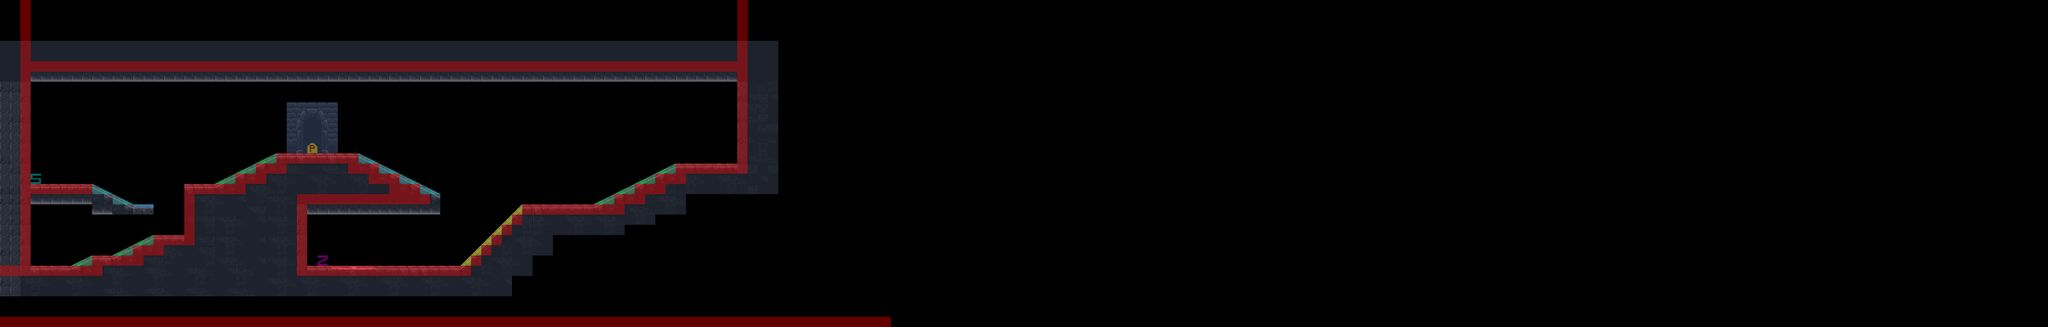

A 2D game scene composited from a Tiled map and its tileset images. What follows is a short description and the map's XML, with each tile layer's data collapsed to a summary:
An orthogonal 200x32 tile map with 16x16 px tiles, 3 tile layers (Background, Ground, Collision), 1 hidden layer not drawn, 4 tilesets.

<map version="1.10" tiledversion="1.11.2" orientation="orthogonal" renderorder="right-down" width="200" height="32" tilewidth="16" tileheight="16" infinite="0" nextlayerid="6" nextobjectid="1">
 <editorsettings>
  <export target="map_level2.json" format="json" />
 </editorsettings>
 <tileset firstgid="1" name="magic-castle-background" tilewidth="16" tileheight="16" tilecount="324" columns="18">
  <image source="../Gothicvania Collection Files/Assets/Environments/Magic Castle/layers/magic-castle-background.png" width="288" height="288" />
 </tileset>
 <tileset firstgid="325" name="magic-castle-tiles" tilewidth="16" tileheight="16" tilecount="434" columns="31">
  <image source="../Gothicvania Collection Files/Assets/Environments/Magic Castle/layers/magic-castle-tiles.png" width="496" height="224" />
 </tileset>
 <tileset firstgid="759" name="collision_tileset" tilewidth="16" tileheight="16" tilecount="16" columns="4">
  <image source="../sprites/collision_tileset.png" width="64" height="64" />
 </tileset>
 <tileset firstgid="775" name="magic-castle-sprites_reduced" tilewidth="16" tileheight="16" tilecount="348" columns="29">
  <image source="../Gothicvania Collection Files/Assets/Environments/Magic Castle/layers/magic-castle-sprites_reduced.png" width="465" height="192" />
 </tileset>
 <layer id="5" name="Background" width="200" height="32">
  <data>[6400 cells, 30 non-empty, 30 distinct tile ids]</data>
 </layer>
 <layer id="1" name="Ground" width="200" height="32">
  <data>[6400 cells, 890 non-empty, 34 distinct tile ids]</data>
 </layer>
 <layer id="3" name="Decoration" width="200" height="32" visible="0">
  <data>[6400 cells, 0 non-empty, 0 distinct tile ids]</data>
 </layer>
 <layer id="4" name="Collision" width="200" height="32" opacity="0.39">
  <data>[6400 cells, 369 non-empty, 10 distinct tile ids]</data>
 </layer>
</map>
